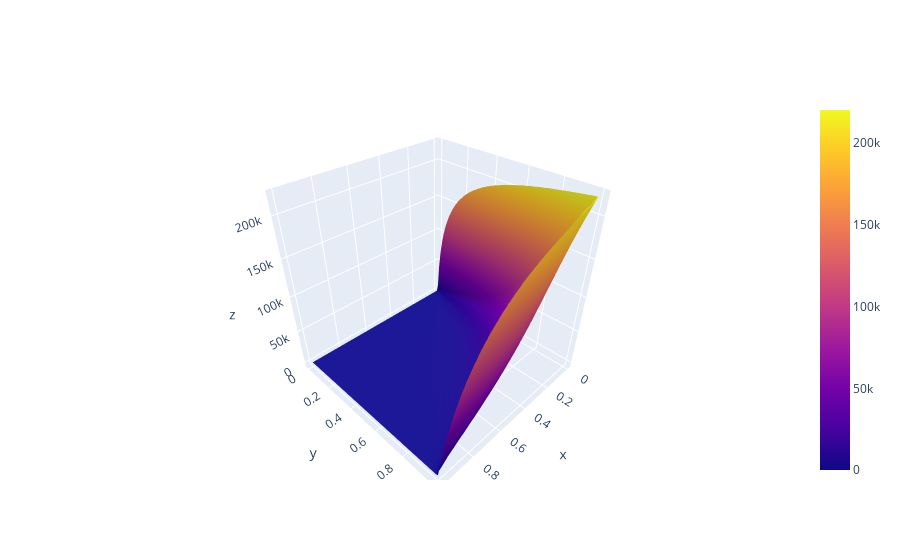

Write notebook code for a chart like this one.
### Code cell
import plotly.graph_objects as go
zero_id = np.abs(rh)<=0.1
# fig = go.Figure(data=[go.Surface(z=rh, x=I[0,:], y=I[1,:])])
# fig = go.Figure(data=[go.Surface(z=rh.reshape((size,size)), x=i_arr, y=i_arr), 
#                      go.Scatter3d(x=I[zero_id,0], y=I[zero_id,1], z=rh[zero_id])]) 
fig = go.Figure(data=[go.Surface(z=ERM_weight(10,-ecdf_rh(rh.reshape((size,size)))), x=i_arr, y=i_arr)])
fig.show()
